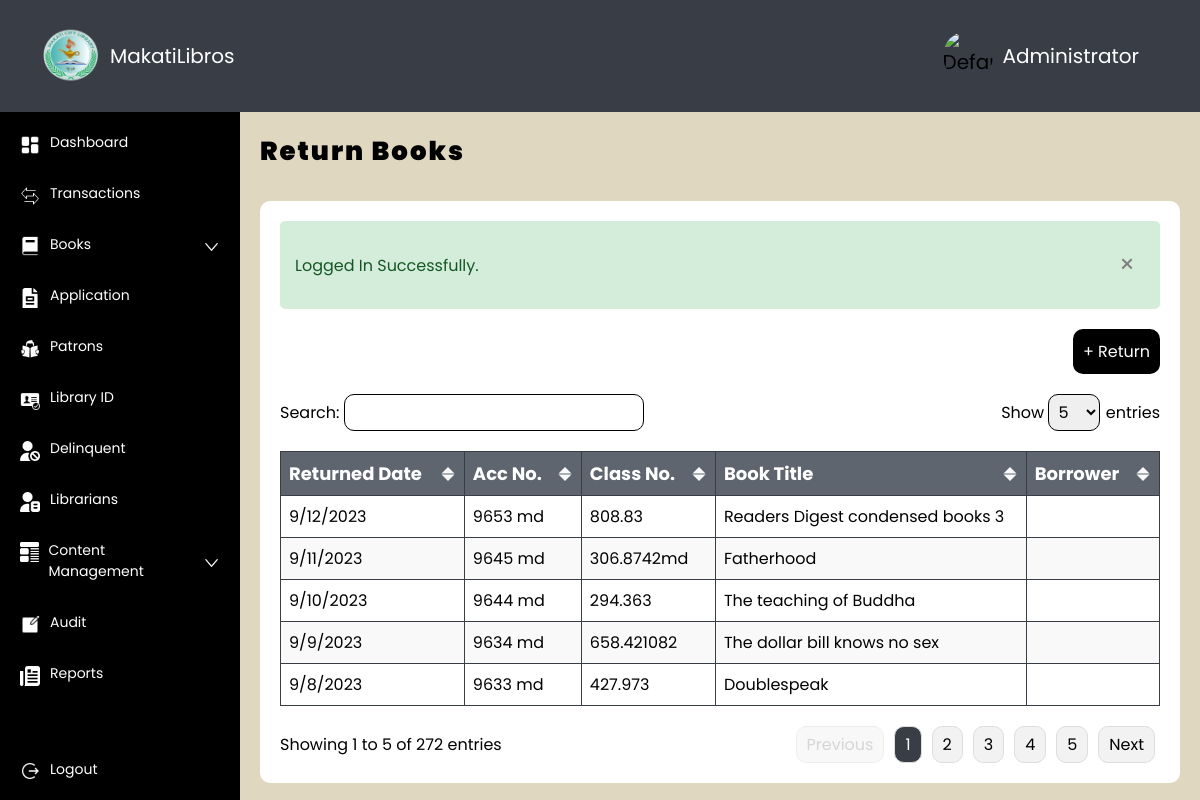
The page /admin/return.php (signed in) on the database its author committed.
### tables this page shows
CREATE TABLE `borrow` (
  `borrow_id` int(11) NOT NULL,
  `book_id` int(11) DEFAULT NULL,
  `patrons_id` int(11) DEFAULT NULL,
  `status` varchar(255) DEFAULT NULL,
  `accepted_date` varchar(255) DEFAULT NULL,
  `accepted_time` varchar(255) DEFAULT NULL,
  `borrow_date` varchar(255) DEFAULT NULL,
  `borrow_time` varchar(255) DEFAULT NULL,
  `return_date` varchar(255) DEFAULT NULL,
  `return_time` varchar(255) DEFAULT NULL
);

CREATE TABLE `books` (
  `book_id` int(11) NOT NULL,
  `acc_number` varchar(255) DEFAULT NULL,
  `class_number` varchar(255) DEFAULT NULL,
  `title` varchar(255) DEFAULT NULL,
  `author_id` int(11) DEFAULT NULL,
  `copyright` int(11) DEFAULT NULL,
  `category_id` int(11) DEFAULT NULL,
  `image` varchar(255) DEFAULT NULL,
  `copies` varchar(255) DEFAULT NULL,
  `editions` varchar(255) DEFAULT NULL
);

### admin/functions/fetch_profile.php (called while the page is built, shortened)
<?php
$email = $_SESSION['email'];
try {
    $query = "SELECT * FROM librarians WHERE email = :email";
    $stmt = $pdo->prepare($query);
    $stmt->bindParam(':email', $email);
    $stmt->execute();
    $librarian = $stmt->fetch(PDO::FETCH_ASSOC);
    if (!$librarian) {
        $query = "SELECT * FROM admin WHERE email = :email";
        $stmt = $pdo->prepare($query);
        $stmt->bindParam(':email', $email);
        $stmt->execute();
        $admin = $stmt->fetch(PDO::FETCH_ASSOC);
        $librarian = $admin;
    }
    $isAdmin = isset($librarian['admin_id']);
} catch (PDOException $e) {
    header("Location: logout.php");
    exit();
}

### admin/functions/fetch_returned_books.php (called while the page is built)
<?php
function getReturnedBooks($pdo) {
    $query = "SELECT
              b.borrow_id,
              b.borrow_date,
              b.borrow_time,
              b.return_date,
              b.return_time,
              b.status,
              u.patrons_id,
              u.firstname,
              u.middlename,
              u.lastname,
              u.suffix,
              bk.book_id,
              bk.title,
              bk.acc_number,
              bk.class_number
          FROM
              borrow b
          JOIN
              patrons u ON b.patrons_id = u.patrons_id
          JOIN
              books bk ON b.book_id = bk.book_id
          WHERE
              b.status = 'Returned'
          ORDER BY
              b.borrow_date DESC";
    $stmt = $pdo->prepare($query);
    $stmt->execute();
    $returnedBooks = [];
    while ($row = $stmt->fetch(PDO::FETCH_ASSOC)) {
        $patronsName = trim($row['firstname'] . ' ' . $row['middlename'] . ' ' . $row['lastname'] . ' ' . $row['suffix']);
        $returnedBooks[] = [
            'borrow_id' => $row['borrow_id'],
            'borrow_date' => $row['borrow_date'],
            'borrow_time' => $row['borrow_time'],
            'return_date' => $row['return_date'],
            'return_time' => $row['return_time'],
            'patrons_id' => $row['patrons_id'],
            'patrons_name' => $patronsName,
            'book_id' => $row['book_id'],
            'title' => $row['title'],
            'acc_number' => $row['acc_number'],
            'class_number' => $row['class_number'],
            'status' => $row['status']
        ];
    }
    return $returnedBooks;
}
?>

### admin/return.php (the view, shortened to what this page needs)
<!DOCTYPE html>
<html lang="en">
<head>
    <link rel="stylesheet" href="style.css">
</head>
<?php
include '../connection.php';
include 'functions/fetch_returned_books.php';
$returnedBooks = getReturnedBooks($pdo);
?>
<body>
    <div class="wrapper">
        <div class="container-top">
            <?php include 'container-top.php'; ?>
        </div>
        <div class="container-content">
            <div class="sidebar">
                <?php include 'sidebar.php'; ?>
            </div>
            <div class="body">
                <div class="row">
                    <div class="title-26px">
                        Return Books
                    </div>
                </div>
                <div class="container-white">
                    <div class="container-success" id="container-success" style="display: <?php echo isset($_SESSION['success_display']) ? $_SESSION['success_display'] : 'none';
                                                                                            unset($_SESSION['success_display']); ?>;">
                        <div class="container-success-description">
                            <?php if (isset($_SESSION['success_message'])) {
                                echo $_SESSION['success_message'];
                            } ?>
                        </div>
                        <button type="button" class="button-success-close" onclick="closeSuccessStatus()">&times;</button>
                    </div>
                    <div class="row row-right">
                        <button class="button-borrow" onclick="openAddModal()">
                            &#43; Return
                        </button>
                    </div>
                    <div class="row row-between">
                        <div>
                            <label for="search">Search: </label>
                            <input class="table-search" type="text" id="search" onkeyup="searchTable()">
                        </div>
                        <div>
                            <label for="entries">Show </label>
                            <select class="table-select" id="entries" onchange="changeEntries()">
                                <option value="5">5</option>
                            </select>
                            <label for="entries"> entries</label>
                        </div>
                    </div>
                    <div class="row">
                        <table id="table">
                            <thead>
                                <tr>
                                    <th onclick="sortTable(0)">
                                        <div class="row row-between">
                                            <div class="column-title">Returned Date</div>
                                            <img id="sort-icon-0" src="../images/sort.png" class="sort">
                                        </div>
                                    </th>
                                    <th onclick="sortTable(1)">
                                        <div class="row row-between">
                                            <div class="column-title">Acc No.</div>
                                            <img id="sort-icon-1" src="../images/sort.png" class="sort">
                                        </div>
                                    </th>
                                    <th onclick="sortTable(2)">
                                        <div class="row row-between">
                                            <div class="column-title">Class No.</div>
                                            <img id="sort-icon-2" src="../images/sort.png" class="sort">
                                        </div>
                                    </th>
                                    <th onclick="sortTable(3)">
                                        <div class="row row-between">
                                            <div class="column-title">Book Title</div>
                                            <img id="sort-icon-3" src="../images/sort.png" class="sort">
                                        </div>
                                    </th>
                                    <th onclick="sortTable(4)">
                                        <div class="row row-between">
                                            <div class="column-title">Borrower</div>
                                            <img id="sort-icon-4" src="../images/sort.png" class="sort">
                                        </div>
                                    </th>
                                </tr>
                            </thead>
                            <tbody>
                                <?php if (empty($returnedBooks)) { ?>
                                    <tr>
                                        <td colspan="5">
                                            <div class="no-result">
                                                <div class="no-result-image">
                                                    <img src="../images/no-result.jpg" alt="No Results Found" class="image" />
                                                </div>
                                                <p>No results found.</p>
                                            </div>
                                        </td>
                                    </tr>
                                <?php } else { ?>
                                    <?php foreach ($returnedBooks as $book) { ?>
                                        <tr>
                                            <td><?php echo $book['return_date']; ?></td>
                                            <td><?php echo $book['acc_number']; ?></td>
                                            <td><?php echo $book['class_number']; ?></td>
                                            <td><?php echo $book['title']; ?></td>
                                            <td><?php echo $book['name']; ?></td>
                                        </tr>
                                    <?php } ?>
                                <?php } ?>
                            </tbody>
                        </table>
                    </div>
                    <div class="row row-between">
                        <div class="entry-info" id="entry-info"></div>
                        <div class="pagination" id="pagination"></div>
                    </div>
                </div>
            </div>
        </div>
    </div>
</body>
</html>

### admin/container-top.php (shortened to what this page needs)
<?php include 'functions/fetch_profile.php'; ?>
<div class="row row-between">
    <div class="row-auto">
        <div class="container-round logo">
            <img src="../images/library-logo.png" class="image">
        </div>
        <div class="font-white">
            MakatiLibros
        </div>
    </div>
    <div class="row-auto container-profile" <?php echo ($isAdmin) ? '' : 'onclick="openEditProfileModal()"'; ?>>
        <div class="container-round profile">
            <img
                src="../librarian_images/<?php echo $isAdmin ? 'default_image.jfif' : htmlspecialchars($image); ?>"
                class="image"
                alt="<?php echo $isAdmin ? 'Default Admin Image' : 'User Profile Image'; ?>">
        </div>
        <div class="font-white">
            <?php echo htmlspecialchars($isAdmin ? 'Administrator' : $lastname); ?>
        </div>
    </div>
</div>

### admin/style.css (style rules this page uses)
* { margin: 0; padding: 0; font-family: 'Poppins', sans-serif; box-sizing: border-box; font-size: 20px; }
.wrapper { display: flex; flex-direction: column; height: 100vh; width: 100%; }
.container-top { display: flex; flex-direction: row; width: 100%; padding: 20px 40px; align-items: center; background-color: #393E46; }
.font-white { color: white; }
.container-round { border-radius: 100%; overflow: hidden; }
.logo { width: 60px; height: 60px; }
.profile { width: 50px; height: 50px; }
.container-profile { border: 1px solid transparent; padding: 10px 20px; }
.container-content { display: flex; flex-direction: row; width: 100%; height: 100%; overflow: hidden; }
.row { display: flex; flex-direction: row; gap: 10px; width: 100%; }
.row-auto { display: flex; flex-direction: row; width: auto; height: auto; gap: 10px; align-items: center; }
.row-between { align-items: center; justify-content: space-between; }
.row-right { justify-content: right; }
.sidebar { display: flex; flex-direction: column; padding: 10px; gap: 10px; width: 20%; background-color: black; overflow-y: scroll; scrollbar-width: thin; scrollbar-color: #888 #222; scroll-behavior: smooth; }
.image { width: 100%; height: 100%; }
.body { display: flex; flex-direction: column; padding: 20px; gap: 10px; width: 80%; background-color: #dfd7bf; overflow-y: scroll; scrollbar-width: thin; scrollbar-color: #888 #222; scroll-behavior: smooth; }
.title-26px { font-size: 26px; font-weight: 900; letter-spacing: 2px; color: black !important; }
.container-white { width: auto; display: flex; flex-direction: column; background-color: white; padding: 20px; border-radius: 10px; margin-top: 20px; gap: 20px; }
table { width: 100%; border-collapse: collapse; }
td { border: 1px solid #393E46; padding: 8px; text-align: left; font-size: 16px; }
th { background-color: #5F656F; color: white; border: 1px solid #393E46; padding: 8px; text-align: left; }
tbody tr:nth-child(even) { background-color: #f9f9f9; }
.column-title { font-size: 18px; }
.entry-info { font-size: 16px; }
.sort { width: 16px; height: 16px; }
.table-search { width: 300px; }
.table-search, .table-select { border-radius: 10px; padding: 5px; font-size: 16px; border: 1px solid; }
.table-select option { padding: 5px; font-size: 16px; }
button { padding: 10px; border-radius: 10px; font-size: 16px; border: none; }
.button-borrow { background-color: black; color: white; transition: transform 0.2s; }
label { font-size: 16px; }
.container-success { display: flex; padding: 15px; border-radius: 5px; width: 100%; flex-direction: row; align-items: center; justify-content: space-between; background-color: #d4edda; color: #155724; border-color: #c3e6cb; }
.container-success-description { font-size: 16px; }
.button-success-close { color: grey; font-size: 25px; background-color: transparent; border: none; transition: transform 0.2s; }

### rows shown on the page
borrow: return_date "9/12/2023", book.acc_number "9653 md", book.class_number "808.83", book.title "Readers Digest condensed books 3"
borrow: return_date "9/11/2023", book.acc_number "9645 md", book.class_number "306.8742md", book.title "Fatherhood"
borrow: return_date "9/10/2023", book.acc_number "9644 md", book.class_number "294.363", book.title "The teaching of Buddha"
borrow: return_date "9/9/2023", book.acc_number "9634 md", book.class_number "658.421082", book.title "The dollar bill knows no sex"
borrow: return_date "9/8/2023", book.acc_number "9633 md", book.class_number "427.973", book.title "Doublespeak"

### other values the page prints
$isAdmin ? 'Administrator' : $lastname "Administrator"
$_SESSION['success_message'] "Logged In Successfully."
